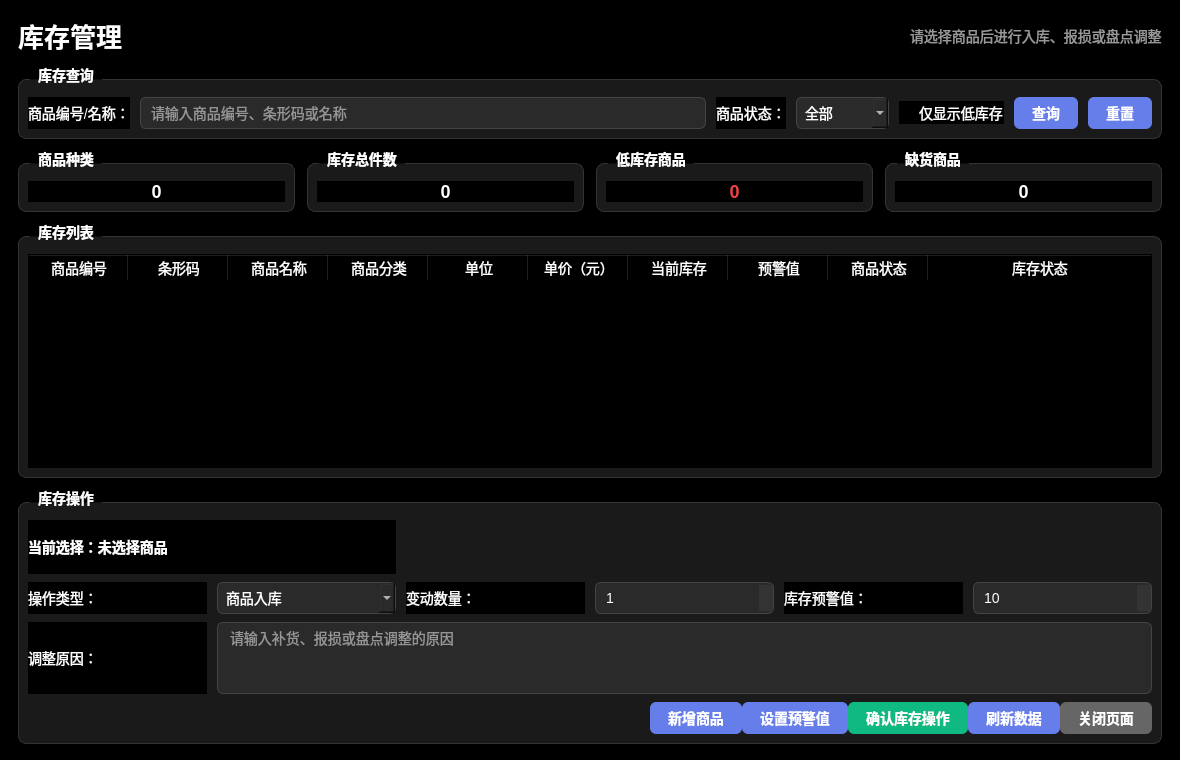
<?xml version="1.0" encoding="UTF-8"?>
<ui version="4.0">
 <class>InventoryWidget</class>
 <widget class="QWidget" name="InventoryWidget">
  <property name="geometry">
   <rect>
    <x>0</x>
    <y>0</y>
    <width>1180</width>
    <height>760</height>
   </rect>
  </property>
  <property name="minimumSize">
   <size>
    <width>980</width>
    <height>650</height>
   </size>
  </property>
  <property name="windowTitle">
   <string>库存管理</string>
  </property>
  <property name="styleSheet">
   <string notr="true">QWidget {
    font-family: "Microsoft YaHei";
    font-size: 14px;
    background-color: black;
    color: white;
}
QGroupBox {
    font-weight: bold;
    border: 1px solid #333333;
    border-radius: 8px;
    margin-top: 12px;
    padding-top: 8px;
    background-color: #1a1a1a;
}
QGroupBox::title {
    subcontrol-origin: margin;
    left: 12px;
    padding: 0 6px;
    color: white;
}
QPushButton {
    min-height: 32px;
    padding: 0 18px;
    border: none;
    border-radius: 6px;
    background-color: #667eea;
    color: white;
    font-weight: 500;
}
QPushButton:hover {
    background-color: #5a6fd6;
}
QPushButton:pressed {
    background-color: #4e63c4;
}
QPushButton#closeButton {
    background-color: #666666;
}
QPushButton#closeButton:hover {
    background-color: #555555;
}
QPushButton#confirmButton {
    background-color: #10b981;
}
QPushButton#confirmButton:hover {
    background-color: #059669;
}
QLineEdit, QComboBox, QSpinBox, QPlainTextEdit {
    min-height: 30px;
    border: 1px solid #444444;
    border-radius: 6px;
    padding: 0 8px;
    background-color: #2a2a2a;
    color: white;
}
QLineEdit:focus, QComboBox:focus, QSpinBox:focus, QPlainTextEdit:focus {
    border-color: #667eea;
    outline: none;
}
QComboBox {
    padding-right: 24px;
}
QComboBox QAbstractItemView {
    background-color: #2a2a2a;
    color: white;
    border: 1px solid #444444;
}
QSpinBox::up-button, QSpinBox::down-button {
    background-color: #333333;
    border: none;
}
QCheckBox {
    spacing: 6px;
    color: white;
}
QLabel {
    color: white;
}
#titleLabel {
    font-size: 26px;
    font-weight: bold;
    color: white;
}
#lowStockValueLabel {
    color: #ef4444;
    font-weight: bold;
    font-size: 18px;
}
#totalProductsValueLabel, #totalStockValueLabel, #outOfStockValueLabel {
    font-size: 18px;
    font-weight: bold;
    color: white;
}
#statusTipLabel {
    color: #999999;
}
#selectedProductLabel {
    font-weight: 500;
    color: white;
}</string>
  </property>
  <layout class="QVBoxLayout" name="mainLayout">
   <property name="leftMargin"><number>18</number></property>
   <property name="topMargin"><number>16</number></property>
   <property name="rightMargin"><number>18</number></property>
   <property name="bottomMargin"><number>16</number></property>
   <property name="spacing"><number>12</number></property>
   <item>
    <layout class="QHBoxLayout" name="titleLayout">
     <item>
      <widget class="QLabel" name="titleLabel">
       <property name="text"><string>库存管理</string></property>
      </widget>
     </item>
     <item>
      <spacer name="titleSpacer">
       <property name="orientation"><enum>Qt::Orientation::Horizontal</enum></property>
       <property name="sizeHint" stdset="0"><size><width>40</width><height>20</height></size></property>
      </spacer>
     </item>
     <item>
      <widget class="QLabel" name="statusTipLabel">
       <property name="text"><string>请选择商品后进行入库、报损或盘点调整</string></property>
      </widget>
     </item>
    </layout>
   </item>
   <item>
    <widget class="QGroupBox" name="searchGroupBox">
     <property name="title"><string>库存查询</string></property>
     <layout class="QGridLayout" name="searchLayout">
      <property name="horizontalSpacing"><number>10</number></property>
      <property name="verticalSpacing"><number>8</number></property>
      <item row="0" column="0">
       <widget class="QLabel" name="keywordLabel">
        <property name="text"><string>商品编号/名称：</string></property>
       </widget>
      </item>
      <item row="0" column="1">
       <widget class="QLineEdit" name="keywordEdit">
        <property name="placeholderText"><string>请输入商品编号、条形码或名称</string></property>
        <property name="clearButtonEnabled"><bool>true</bool></property>
       </widget>
      </item>
      <item row="0" column="2">
       <widget class="QLabel" name="statusLabel">
        <property name="text"><string>商品状态：</string></property>
       </widget>
      </item>
      <item row="0" column="3">
       <widget class="QComboBox" name="statusComboBox">
        <item><property name="text"><string>全部</string></property></item>
        <item><property name="text"><string>已上架</string></property></item>
        <item><property name="text"><string>已下架</string></property></item>
       </widget>
      </item>
      <item row="0" column="4">
       <widget class="QCheckBox" name="lowStockCheckBox">
        <property name="text"><string>仅显示低库存</string></property>
       </widget>
      </item>
      <item row="0" column="5">
       <widget class="QPushButton" name="searchButton">
        <property name="text"><string>查询</string></property>
        <property name="default"><bool>true</bool></property>
       </widget>
      </item>
      <item row="0" column="6">
       <widget class="QPushButton" name="resetButton">
        <property name="text"><string>重置</string></property>
       </widget>
      </item>
     </layout>
    </widget>
   </item>
   <item>
    <layout class="QHBoxLayout" name="summaryLayout">
     <item>
      <widget class="QGroupBox" name="totalProductsGroupBox">
       <property name="title"><string>商品种类</string></property>
       <layout class="QVBoxLayout" name="totalProductsLayout">
        <item><widget class="QLabel" name="totalProductsValueLabel"><property name="alignment"><set>Qt::AlignmentFlag::AlignCenter</set></property><property name="text"><string>0</string></property></widget></item>
       </layout>
      </widget>
     </item>
     <item>
      <widget class="QGroupBox" name="totalStockGroupBox">
       <property name="title"><string>库存总件数</string></property>
       <layout class="QVBoxLayout" name="totalStockLayout">
        <item><widget class="QLabel" name="totalStockValueLabel"><property name="alignment"><set>Qt::AlignmentFlag::AlignCenter</set></property><property name="text"><string>0</string></property></widget></item>
       </layout>
      </widget>
     </item>
     <item>
      <widget class="QGroupBox" name="lowStockGroupBox">
       <property name="title"><string>低库存商品</string></property>
       <layout class="QVBoxLayout" name="lowStockLayout">
        <item><widget class="QLabel" name="lowStockValueLabel"><property name="alignment"><set>Qt::AlignmentFlag::AlignCenter</set></property><property name="text"><string>0</string></property></widget></item>
       </layout>
      </widget>
     </item>
     <item>
      <widget class="QGroupBox" name="outOfStockGroupBox">
       <property name="title"><string>缺货商品</string></property>
       <layout class="QVBoxLayout" name="outOfStockLayout">
        <item><widget class="QLabel" name="outOfStockValueLabel"><property name="alignment"><set>Qt::AlignmentFlag::AlignCenter</set></property><property name="text"><string>0</string></property></widget></item>
       </layout>
      </widget>
     </item>
    </layout>
   </item>
   <item>
    <widget class="QGroupBox" name="inventoryListGroupBox">
     <property name="title"><string>库存列表</string></property>
     <layout class="QVBoxLayout" name="inventoryListLayout">
      <item>
       <widget class="QTableWidget" name="inventoryTable">
        <property name="alternatingRowColors"><bool>true</bool></property>
        <property name="selectionMode"><enum>QAbstractItemView::SelectionMode::SingleSelection</enum></property>
        <property name="selectionBehavior"><enum>QAbstractItemView::SelectionBehavior::SelectRows</enum></property>
        <property name="editTriggers"><set>QAbstractItemView::EditTrigger::NoEditTriggers</set></property>
        <property name="sortingEnabled"><bool>true</bool></property>
        <property name="rowCount"><number>0</number></property>
        <property name="columnCount"><number>10</number></property>
        <attribute name="horizontalHeaderStretchLastSection"><bool>true</bool></attribute>
        <column><property name="text"><string>商品编号</string></property></column>
        <column><property name="text"><string>条形码</string></property></column>
        <column><property name="text"><string>商品名称</string></property></column>
        <column><property name="text"><string>商品分类</string></property></column>
        <column><property name="text"><string>单位</string></property></column>
        <column><property name="text"><string>单价（元）</string></property></column>
        <column><property name="text"><string>当前库存</string></property></column>
        <column><property name="text"><string>预警值</string></property></column>
        <column><property name="text"><string>商品状态</string></property></column>
        <column><property name="text"><string>库存状态</string></property></column>
       </widget>
      </item>
     </layout>
    </widget>
   </item>
   <item>
    <widget class="QGroupBox" name="operationGroupBox">
     <property name="title"><string>库存操作</string></property>
     <layout class="QGridLayout" name="operationLayout">
      <property name="horizontalSpacing"><number>10</number></property>
      <property name="verticalSpacing"><number>8</number></property>
      <item row="0" column="0" colspan="2">
       <widget class="QLabel" name="selectedProductLabel">
        <property name="text"><string>当前选择：未选择商品</string></property>
       </widget>
      </item>
      <item row="1" column="0"><widget class="QLabel" name="operationTypeLabel"><property name="text"><string>操作类型：</string></property></widget></item>
      <item row="1" column="1">
       <widget class="QComboBox" name="operationTypeComboBox">
        <item><property name="text"><string>商品入库</string></property></item>
        <item><property name="text"><string>商品报损</string></property></item>
        <item><property name="text"><string>盘点调整</string></property></item>
       </widget>
      </item>
      <item row="1" column="2"><widget class="QLabel" name="quantityLabel"><property name="text"><string>变动数量：</string></property></widget></item>
      <item row="1" column="3">
       <widget class="QSpinBox" name="quantitySpinBox">
        <property name="minimum"><number>1</number></property>
        <property name="maximum"><number>99999</number></property>
        <property name="value"><number>1</number></property>
       </widget>
      </item>
      <item row="1" column="4"><widget class="QLabel" name="warningValueLabel"><property name="text"><string>库存预警值：</string></property></widget></item>
      <item row="1" column="5">
       <widget class="QSpinBox" name="warningValueSpinBox">
        <property name="minimum"><number>0</number></property>
        <property name="maximum"><number>99999</number></property>
        <property name="value"><number>10</number></property>
       </widget>
      </item>
      <item row="2" column="0"><widget class="QLabel" name="reasonLabel"><property name="text"><string>调整原因：</string></property></widget></item>
      <item row="2" column="1" colspan="5">
       <widget class="QPlainTextEdit" name="reasonEdit">
        <property name="maximumSize"><size><width>16777215</width><height>72</height></size></property>
        <property name="placeholderText"><string>请输入补货、报损或盘点调整的原因</string></property>
       </widget>
      </item>
      <item row="3" column="0" colspan="6">
       <layout class="QHBoxLayout" name="operationButtonLayout">
        <item><spacer name="operationButtonSpacer"><property name="orientation"><enum>Qt::Orientation::Horizontal</enum></property><property name="sizeHint" stdset="0"><size><width>40</width><height>20</height></size></property></spacer></item>
        <item><widget class="QPushButton" name="addProductButton"><property name="text"><string>新增商品</string></property></widget></item>
        <item><widget class="QPushButton" name="setWarningButton"><property name="text"><string>设置预警值</string></property></widget></item>
        <item><widget class="QPushButton" name="confirmButton"><property name="text"><string>确认库存操作</string></property></widget></item>
        <item><widget class="QPushButton" name="refreshButton"><property name="text"><string>刷新数据</string></property></widget></item>
        <item><widget class="QPushButton" name="closeButton"><property name="text"><string>关闭页面</string></property></widget></item>
       </layout>
      </item>
     </layout>
    </widget>
   </item>
  </layout>
 </widget>
 <tabstops>
  <tabstop>keywordEdit</tabstop>
  <tabstop>statusComboBox</tabstop>
  <tabstop>lowStockCheckBox</tabstop>
  <tabstop>searchButton</tabstop>
  <tabstop>resetButton</tabstop>
  <tabstop>inventoryTable</tabstop>
  <tabstop>operationTypeComboBox</tabstop>
  <tabstop>quantitySpinBox</tabstop>
  <tabstop>warningValueSpinBox</tabstop>
  <tabstop>reasonEdit</tabstop>
  <tabstop>addProductButton</tabstop>
  <tabstop>setWarningButton</tabstop>
  <tabstop>confirmButton</tabstop>
  <tabstop>refreshButton</tabstop>
  <tabstop>closeButton</tabstop>
 </tabstops>
 <resources/>
 <connections>
  <connection>
   <sender>resetButton</sender>
   <signal>clicked()</signal>
   <receiver>keywordEdit</receiver>
   <slot>clear()</slot>
   <hints><hint type="sourcelabel"><x>975</x><y>165</y></hint><hint type="destinationlabel"><x>325</x><y>165</y></hint></hints>
  </connection>
  <connection>
   <sender>resetButton</sender>
   <signal>clicked()</signal>
   <receiver>reasonEdit</receiver>
   <slot>clear()</slot>
   <hints><hint type="sourcelabel"><x>975</x><y>165</y></hint><hint type="destinationlabel"><x>475</x><y>650</y></hint></hints>
  </connection>
  <connection>
   <sender>closeButton</sender>
   <signal>clicked()</signal>
   <receiver>InventoryWidget</receiver>
   <slot>close()</slot>
   <hints><hint type="sourcelabel"><x>1090</x><y>715</y></hint><hint type="destinationlabel"><x>1175</x><y>25</y></hint></hints>
  </connection>
 </connections>
</ui>
